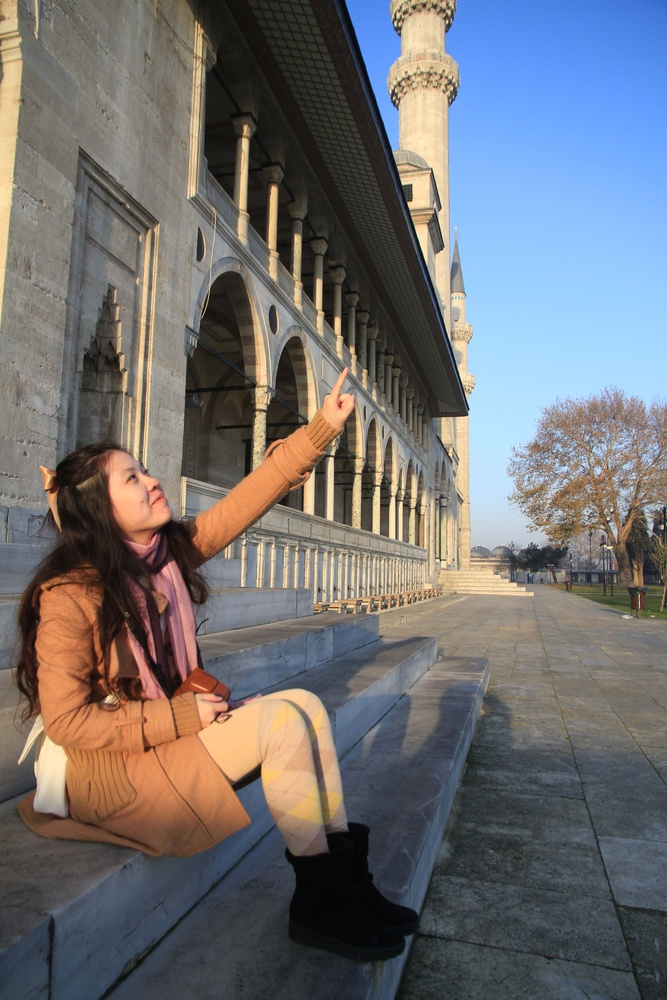
#> input picture colorClustering/tuotuo.JPG, 667 x 1000 px, shrunk from 3456 x 5184 before the run
$ python colorClustering.py -i tuotuo.JPG -c 5
#> lines starting #> are read from the running program, lines starting #| are printed output that depends on the picture
#!/usr/bin/env python
import argparse
import cv2
import matplotlib.pyplot as plt
from sklearn.cluster import KMeans
import numpy as np

__author__ = 'Shaun Rong'
__version__ = '0.1'
__maintainer__ = 'Shaun Rong'
__email__ = 'rongzq08@gmail.com'


def color_clustering(image, clusters):
    """
    clustering the main colors in a picture with KMeans algorithm.
    example: run "python colorClustering.py -i 'tuotuo.JPG' -c 6"
    :param image: file path
    :param clusters: number of clusters in that picture
    :return: tow images shown using matplotlib
    """
#> called with image = 'tuotuo.JPG', clusters = 5
    img = cv2.imread(image)
#> img is the input picture: shape (1000, 667, 3); mean B, G, R 112.9, 110.9, 111.8
    img = cv2.cvtColor(img, cv2.COLOR_BGR2RGB)

    plt.figure()
    plt.axis('off')
    plt.imshow(img)

    img = img.reshape((img.shape[0] * img.shape[1], 3))
    clt = KMeans(n_clusters=clusters)
    clt.fit(img)

    hist = centroid_histogram(clt)
    bar = plot_colors(hist, clt.cluster_centers_)

    plt.figure()
    plt.axis('off')
    plt.imshow(bar)
    plt.show()


def centroid_histogram(clt):
    numLabels = np.arange(0, len(np.unique(clt.labels_)) + 1)
    (hist, _) = np.histogram(clt.labels_, bins=numLabels)
    hist = hist.astype('float')
    hist /= hist.sum()
    return hist


def plot_colors(hist, centroid):
    bar = np.zeros((50, 300, 3), dtype='uint8')
    startX = 0

    for (percent, color) in zip(hist, centroid):
        endX = startX + (percent * 300)
        cv2.rectangle(bar, (int(startX), 0), (int(endX), 50), color.astype('uint8').tolist(), -1)
        startX = endX
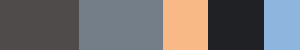
#> bar: shape (50, 300, 3); mean of channels 0, 1, 2 111.5, 110.7, 113.2; drawn as B, G, R

    return bar

if __name__ == '__main__':
    parser = argparse.ArgumentParser()
    parser.add_argument('-i', type=str, required=True, help='path to the image')
    parser.add_argument('-c', type=int, required=True, help='# of clusters')

    args = parser.parse_args()

    color_clustering(args.i, args.c)
